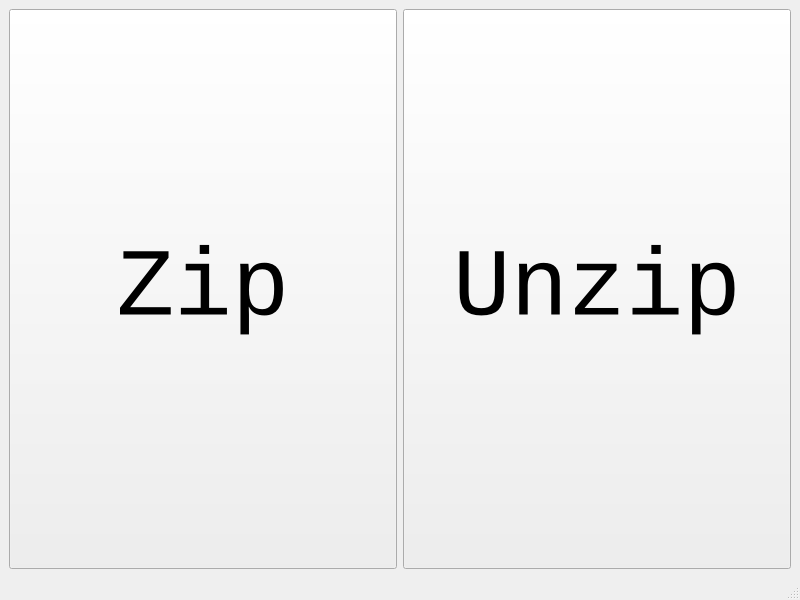
<?xml version="1.0" encoding="UTF-8"?>
<ui version="4.0">
 <class>Compress</class>
 <widget class="QMainWindow" name="Compress">
  <property name="geometry">
   <rect>
    <x>0</x>
    <y>0</y>
    <width>800</width>
    <height>600</height>
   </rect>
  </property>
  <property name="windowTitle">
   <string>Compress</string>
  </property>
  <widget class="QWidget" name="centralwidget">
   <layout class="QHBoxLayout" name="horizontalLayout">
    <item>
     <widget class="QPushButton" name="btn_zip">
      <property name="sizePolicy">
       <sizepolicy hsizetype="Expanding" vsizetype="Expanding">
        <horstretch>0</horstretch>
        <verstretch>0</verstretch>
       </sizepolicy>
      </property>
      <property name="font">
       <font>
        <family>Consolas</family>
        <pointsize>72</pointsize>
       </font>
      </property>
      <property name="text">
       <string>Zip</string>
      </property>
     </widget>
    </item>
    <item>
     <widget class="QPushButton" name="btn_unzip">
      <property name="sizePolicy">
       <sizepolicy hsizetype="Expanding" vsizetype="Expanding">
        <horstretch>0</horstretch>
        <verstretch>0</verstretch>
       </sizepolicy>
      </property>
      <property name="font">
       <font>
        <family>Consolas</family>
        <pointsize>72</pointsize>
       </font>
      </property>
      <property name="text">
       <string>Unzip</string>
      </property>
     </widget>
    </item>
   </layout>
  </widget>
  <widget class="QMenuBar" name="menubar">
   <property name="geometry">
    <rect>
     <x>0</x>
     <y>0</y>
     <width>800</width>
     <height>26</height>
    </rect>
   </property>
  </widget>
  <widget class="QStatusBar" name="statusbar"/>
 </widget>
 <resources/>
 <connections/>
</ui>
